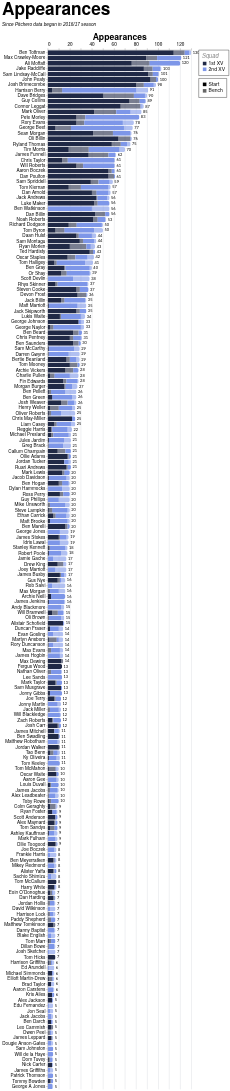

Express this chart as Vega-Lite.
### Vega-Lite specification from a JSON file in a GitHub repository (floating-point values rounded to 4 significant figures; data arrays with more than 128 entries replaced by an {"elided": "..."} marker saying what was removed)
{"config": {"axis": {"labelFont": "PT Sans Narrow, Helvetica Neue, Helvetica, Arial, sans-serif", "titleFont": "PT Sans Narrow, Helvetica Neue, Helvetica, Arial, sans-serif", "labelFontSize": 13, "titleFontSize": 24, "gridColor": "#202947", "gridOpacity": 0.2, "zindex": 1}, "text": {"font": "Lato, sans-serif"}, "bar": {"cornerRadiusEnd": 5}, "header": {"labelFont": "PT Sans Narrow, Helvetica Neue, Helvetica, Arial, sans-serif", "titleFont": "PT Sans Narrow, Helvetica Neue, Helvetica, Arial, sans-serif", "labelFontSize": 24, "titleFontSize": 28, "labelFontWeight": "bold", "orient": "left"}, "legend": {"labelFont": "PT Sans Narrow, Helvetica Neue, Helvetica, Arial, sans-serif", "titleFont": "PT Sans Narrow, Helvetica Neue, Helvetica, Arial, sans-serif", "labelFontSize": 14, "titleFontSize": 16, "titlePadding": 5, "fillColor": "white", "strokeColor": "black", "padding": 10, "titleFontWeight": "lighter", "titleFontStyle": "italic", "titleColor": "gray", "offset": 10}, "title": {"font": "PT Sans Narrow, Helvetica Neue, Helvetica, Arial, sans-serif", "fontSize": 48, "fontWeight": "bold", "anchor": "start", "align": "center", "titlePadding": 20, "subtitlePadding": 10, "subtitleFontSize": 13, "subtitleColor": "", "subtitleFontStyle": "italic", "offset": 15, "color": "black"}, "axisX": {"labelAngle": 0}, "facet": {"title": null, "header": null, "align": {"row": "each", "column": "each"}}, "resolve": {"scale": {"y": "independent", "facet": "independent"}}, "background": "transparent", "scale": {"offsetBandPaddingOuter": 0.2, "offsetBandPaddingInner": 0.1}, "view": {"stroke": null, "background": "transparent"}}, "layer": [{"mark": {"type": "bar"}, "encoding": {"color": {"field": "squad", "legend": {"direction": "vertical", "labelExpr": "datum.value + ' XV'", "offset": 20, "orient": "right", "title": "Squad"}, "scale": {"domain": ["1st", "2nd"], "range": ["#202946", "#7d96e8"]}, "sort": ["1st", "2nd"], "type": "nominal"}, "opacity": {"field": "start", "legend": {"direction": "vertical", "offset": 20, "orient": "right", "title": null}, "scale": {"domain": ["Start", "Bench"], "range": [1.0, 0.6]}, "sort": ["Start", "Bench"], "type": "nominal"}, "order": {"field": "stack_order", "sort": "ascending", "type": "quantitative"}, "tooltip": [{"field": "player", "title": "Player", "type": "nominal"}, {"field": "squad", "title": "Squad", "type": "nominal"}, {"field": "start", "title": "Selection", "type": "nominal"}, {"aggregate": "sum", "field": "games", "title": "Games", "type": "quantitative"}, {"aggregate": "max", "field": "player_total", "title": "Total", "type": "quantitative"}], "x": {"aggregate": "sum", "axis": {"orient": "top", "title": "Appearances"}, "field": "games", "type": "quantitative"}, "y": {"field": "player", "sort": {"field": "player_total", "op": "max", "order": "descending"}, "title": null, "type": "nominal"}}}, {"mark": {"type": "text", "align": "left", "baseline": "middle", "color": "black", "dx": 4, "fontSize": 11}, "encoding": {"text": {"field": "total_games", "format": ".0f", "type": "quantitative"}, "x": {"axis": {"orient": "top", "title": "Appearances"}, "field": "total_games", "type": "quantitative"}, "y": {"field": "player", "sort": {"field": "player_total", "op": "max", "order": "descending"}, "title": null, "type": "nominal"}}, "transform": [{"aggregate": [{"op": "sum", "field": "games", "as": "total_games"}, {"op": "max", "field": "player_total", "as": "player_total"}], "groupby": ["player"]}]}], "data": {"name": "data-c7cbff55cd32a9972776fbeea77d90c6"}, "height": {"step": 15}, "params": [{"name": "seasonParam", "value": []}, {"name": "gameTypesParam", "value": []}, {"name": "squadParam", "value": "All"}, {"name": "positionsParam", "value": []}, {"name": "minAppsParam", "value": 5}], "title": {"text": "Appearances", "subtitle": "Since Pitchero data began in 2016/17 season"}, "transform": [{"filter": "length(seasonParam) === 0 || indexof(seasonParam, datum.season) >= 0"}, {"filter": "length(gameTypesParam) === 0 || indexof(gameTypesParam, datum.game_type) >= 0"}, {"filter": "squadParam === \"All\" || datum.squad === squadParam"}, {"filter": "length(positionsParam) === 0 || indexof(positionsParam, datum.position) >= 0"}, {"joinaggregate": [{"op": "sum", "field": "games", "as": "player_total"}], "groupby": ["player"]}, {"filter": "datum.player_total >= minAppsParam"}], "width": 400, "$schema": "https://vega.github.io/schema/vega-lite/v5.20.1.json", "datasets": {"data-c7cbff55cd32a9972776fbeea77d90c6": {"elided": "2377 records"}}}
